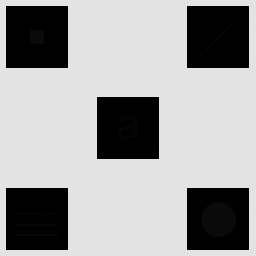
%> input picture lab6/FigP0304.tif, 256 x 256 px
$ octave fspecial_test.m   (GNU Octave 9; MATLAB toolbox functions it lacks are replaced by stand-ins)
%> lines starting %> are read from the running program, lines starting %| are printed output that depends on the picture
clear;
close all;

f = imread ('FigP0304.tif');
%> f is the input picture: size 256x256 uint8; min 0, max 228, mean 160.7
figure(1);
subplot(2,2,1); imshow(f);
w = fspecial('average', [3 3]);
g = imfilter(f,w);
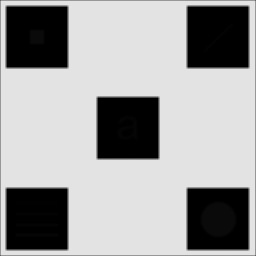
%> g: size 256x256 uint8; min 0, max 227, mean 159.5
subplot(2,2,2); imshow(g);
w2 = fspecial('average', [11 11]);
g2 = imfilter(f,w2);
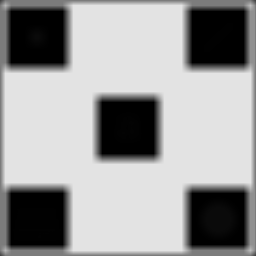
%> g2: size 256x256 uint8; min 0, max 227, mean 155.8
subplot(2,2,3); imshow(g2);
w3 = fspecial('average', [21 21]);
g3 = imfilter(f,w3);
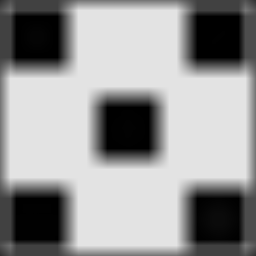
%> g3: size 256x256 uint8; min 0, max 227, mean 152.2
subplot(2,2,4); imshow(g3);

w4 = fspecial('gaussian', [21 21], 3.5);
g4 = imfilter(f,w4);
figure(2);
subplot(1,2,1); imshow(g4);
w5 = fspecial('gaussian', [21 21], 7);
g5 = imfilter(f,w5);
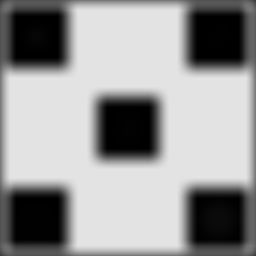
%> g5: size 256x256 uint8; min 0, max 227, mean 153.5
subplot(1,2,2); imshow(g5);

$ run again, with lab6/testpattern1024.tif copied over lab6/FigP0304.tif
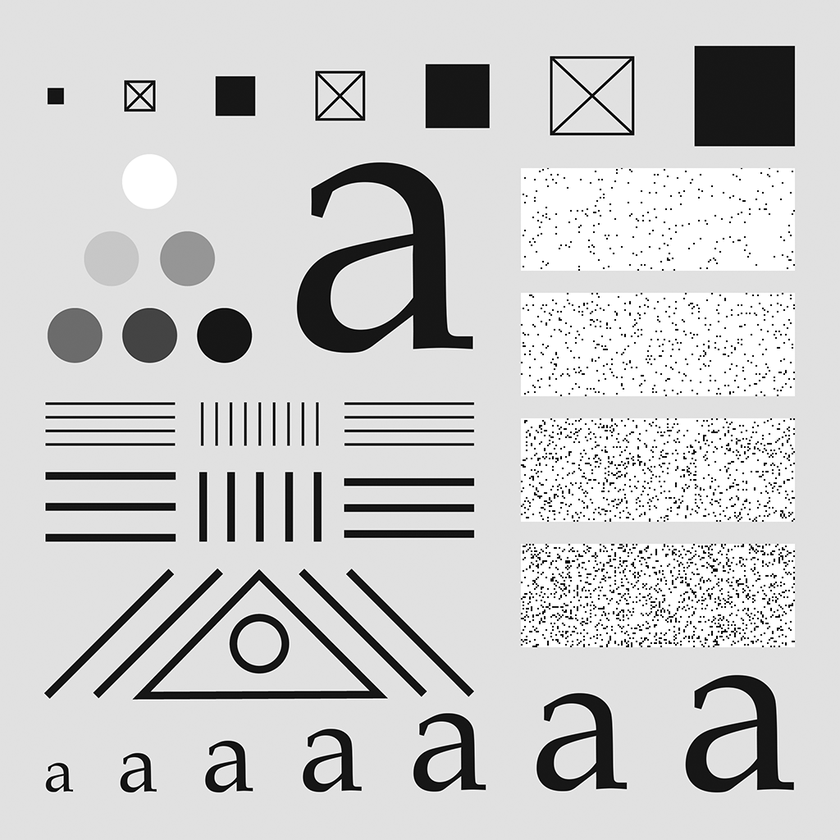
%> input picture lab6/testpattern1024.tif, 840 x 840 px, shrunk from 1024 x 1024 before the run
%> f is the input picture: size 840x840 uint8; min 0, max 255, mean 204.3
%> `g2 = imfilter(f,w2);`:
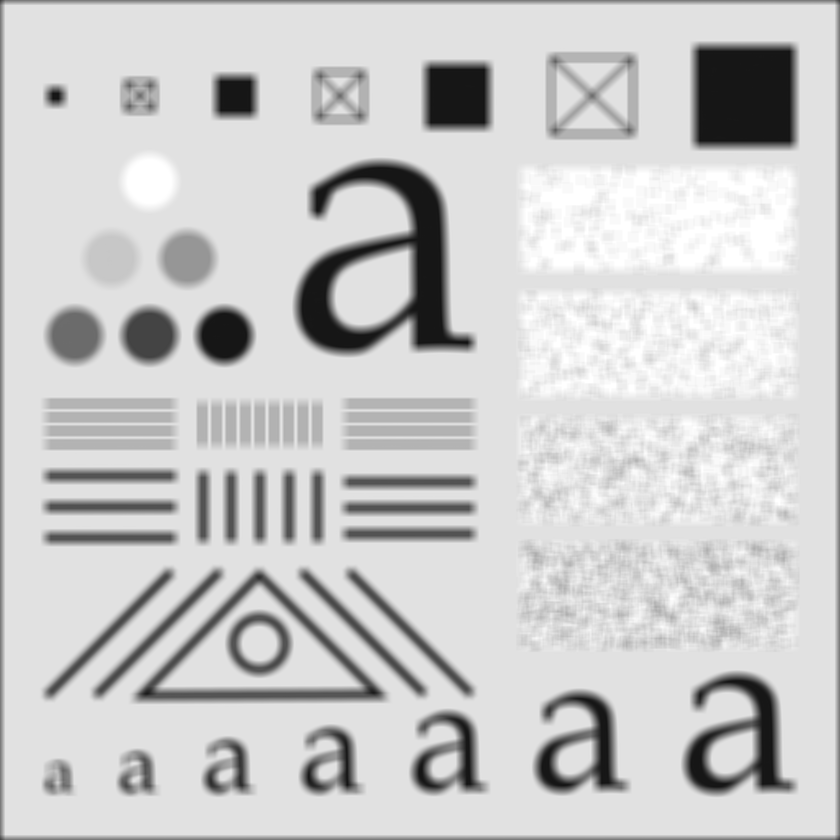
%> g2: size 840x840 uint8; min 18, max 255, mean 202.9
%> `g3 = imfilter(f,w3);`:
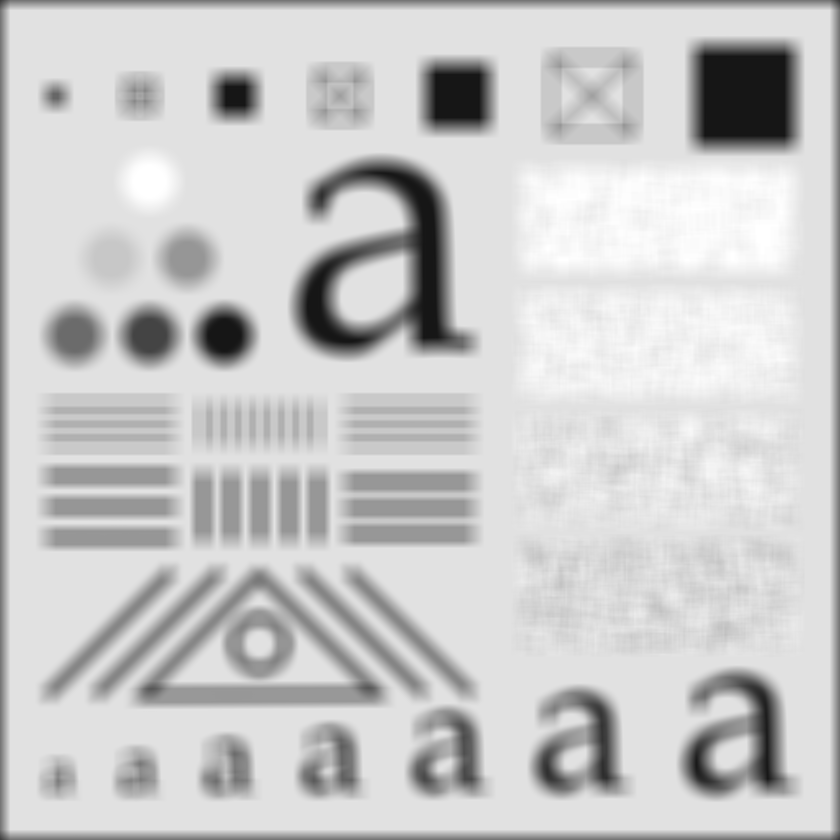
%> g3: size 840x840 uint8; min 21, max 255, mean 201.6
